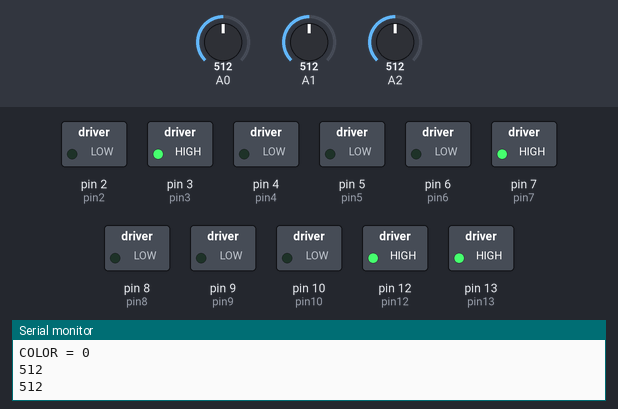
The sketch below on a simulated Arduino Uno, built with avr-gcc and run on an emulated ATmega328P. Parts: switched loads named in the sketch (green lamp = pin HIGH), the last lines printed to the serial monitor. Inputs (shaded band) come from the test bench; at power-on: A2 = 512, A0 = 512, A1 = 512.

Above: at 2.2 s.
2.3 s: A2 set to 680
At 2.85 s:
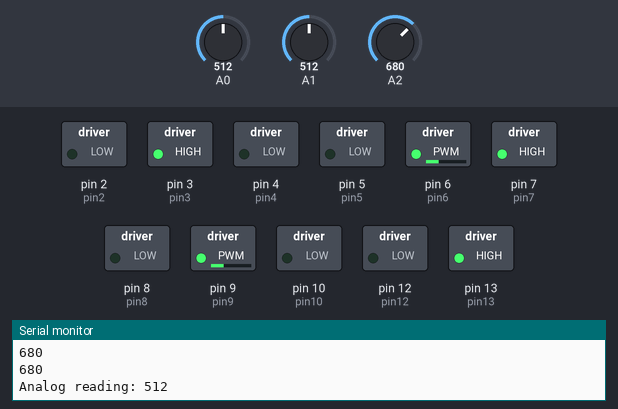
5.3 s: A0 set to 8
8.3 s: A0 set to 5
At 8.92 s:
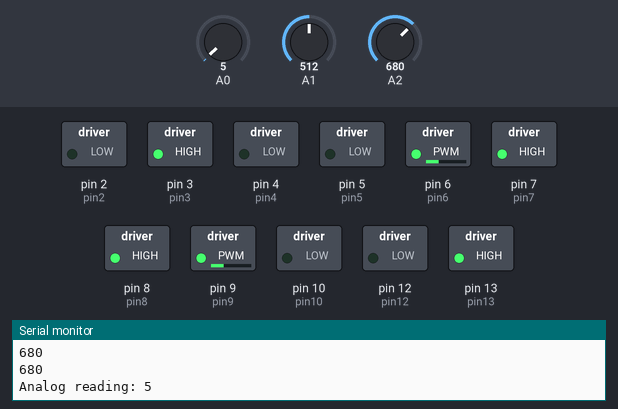
11.3 s: A2 set to 660
At 12.5 s:
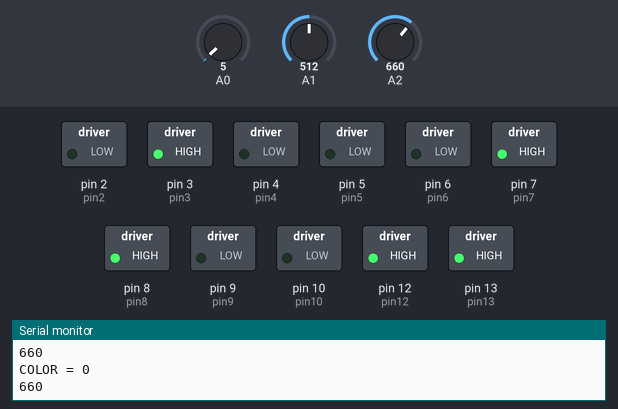
12.8 s: A2 set to 716
At 13.35 s:
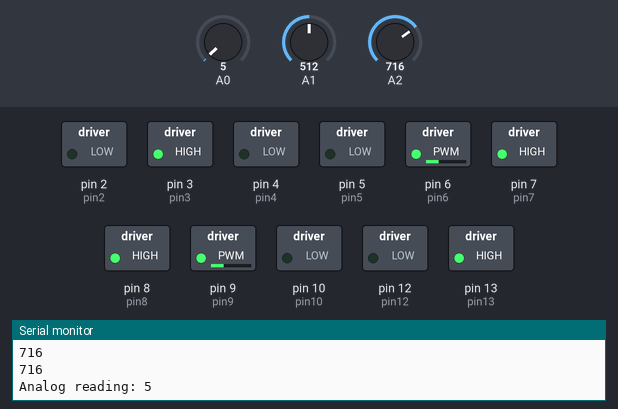
15.8 s: A2 set to 511
At 16.1 s:
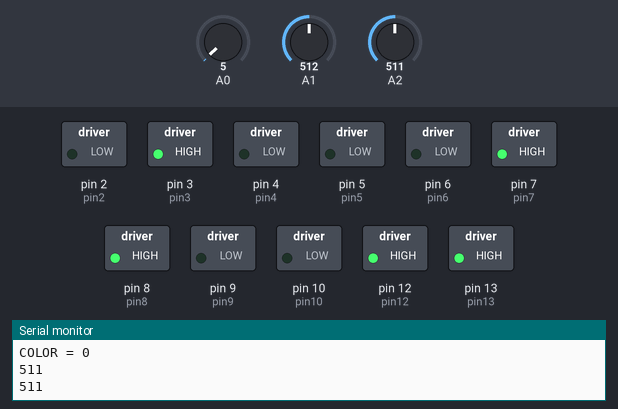
Timing chart, 0 to 18.3 s (numbered marks = the images above; inputs shaded):
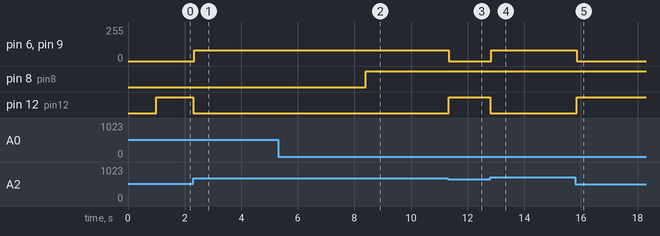

The sketch:

CHALLENGE_5.ino
```cpp
enum State {YELLOW, RED, BLUE, DARK};
State color = DARK;
State prev = DARK;

bool tracking_bool = true;
bool collision_absence = true;

int pin2 = 2; //horn
int pin4 = 4; //headlights
int pin8 = 8;
int pin3 = 3; //power white light
int pin12 = 12; //brake lights
int ambient_light_analog = 0;
int value = 0;

int val1 = 0;

// motor declarations
int pivot_period = 1000;
int turn_period = 1000;
int power = 80;

// motor pins
int pin9 = 9;
int pin10 = 10;
int pin5 = 5;
int pin6 = 6;

// enable pins
int pin13 = 13;
int pin7 = 7;

int counter = 0;

int value1 = 0;
int value2 = 0;
int value3 = 0;
int value4 = 0;


void setup() {
  Serial.begin(9600);
  pinMode(pin3, OUTPUT);
  digitalWrite(pin3, HIGH); // power white LED


  // motor setup
  pinMode(pin13, OUTPUT);
  pinMode(pin9, OUTPUT);
  pinMode(pin10, OUTPUT);
  pinMode(pin5, OUTPUT);
  pinMode(pin6, OUTPUT);
  pinMode(pin7, OUTPUT);
  pinMode(pin8, OUTPUT); //ambient light sensor
  pinMode(pin4, OUTPUT); //headlights
  digitalWrite(pin13, HIGH); // enable1 pin
  digitalWrite(pin7, HIGH); // enable2 pin
  delay(1000);

  //digitalWrite(pin4, HIGH); //headlights
  pinMode(pin12, OUTPUT); //brakes
  //digitalWrite(pin12, HIGH); // power brakes test

  pinMode(pin2, OUTPUT);//horn

  //horn(pin2);

}

void loop() {


//  Serial.print("counter = ");
//  Serial.println(counter);
  if(counter == 0){
    while(collision_absence){
      change_state();
      forward_motion(pin5, pin6, pin10, pin9, power, power, 100);
    }
  }

  if(counter >= 1){
    counter = 0;
    collision_absence = true;
    loop();

  }


  //change_state();
}


//makes the bot move in a straight line and stop whenever it sees a certain color.
void color_avoider(State COLOR){
  int power = 80;
  while(color != COLOR){
    forward_motion(pin5, pin6, pin10, pin9, power, power, 40);
    change_state();
  }
  return;
}


void line_tracker(State COLOR) {
  int power = 80;
  turn_period = 20;
  while(tracking_bool) {
    change_state();

    while ((color == COLOR) && tracking_bool && collision_absence ) {
      turnright(pin5, pin6, pin10, pin9, power, power, turn_period);
      change_state();
    }

    while ((color != COLOR) && tracking_bool && collision_absence) {
      turnleft(pin5, pin6, pin10, pin9, power, power, turn_period);
      change_state();
    }

    while ((color == COLOR) && tracking_bool && collision_absence) {
      turnleft(pin5, pin6, pin10, pin9, power, power, turn_period);
      change_state();
    }

    while ((color != COLOR) && tracking_bool && collision_absence) {
      turnright(pin5, pin6, pin10, pin9, power, power, turn_period);
      change_state();
    }
  }
}

void change_state() {
  collision_absence = true;
  //color sensing
  prev = color;
  value1 = analogRead(A1);
  value2 = analogRead(A1);
  value3 = analogRead(A1);
  value4 = analogRead(A1);

//  if(value1 == value2 and value2 == value3 and value3 == value4){
//    value = value1;
//  }
  value = value1;
 //3rd color sensor Greige
  //delay(300);
  if((value < 65)) {
    color = DARK;
  } else if((65 < value) and (value < 80)) {
    color = BLUE;
  } else if((80 < value) and (value < 110)) {
    color = RED;
  } else if(110 < value) {
    color = YELLOW;
  }
//
  if (prev == YELLOW && color == BLUE) {
    color = YELLOW;
  }
  delay(3);
  Serial.print("COLOR = ");
//  Serial.print(value);
  Serial.println(color);
  //collision sys
  collision_sense();
  if(collision_absence == false){
    counter += 1;
    loop();
  }
//  Serial.println(counter);
  //ambient light sensing
  ambient_light_sense();

//  if(collision_absence == false){
//    digitalWrite(pin12, HIGH);
//  }
//  if(collision_absence == true){
//    digitalWrite(pin12, LOW);
//  }

}


void ambient_light_sense(){
  ambient_light_analog = analogRead(A0);
  Serial.print("Analog reading: ");
  Serial.println(ambient_light_analog);
  if (ambient_light_analog > 7) {
    digitalWrite(8, LOW);
  } else if (ambient_light_analog < 7) {
    digitalWrite(8, HIGH);
    //tracking_bool = false;
  }
}

void collision_sense(){
//  Serial.println(collision_absence);
  //val1 = 0;
  val1 = analogRead(A2);
  Serial.println(val1);


  if (val1 <= 670) {
    val1 = analogRead(A2);
    //Serial.print("LOW");    // sets the output pin initially to LOW
    //Serial.println(val1);
    collision_absence = false;
    digitalWrite(pin12, HIGH); //brake lights

    //if(counter == 0){
      //flash_headlights(pin4);
      //horn(pin2);
    //}
    //counter = 5;
//  Serial.println(val1);
  }
  if (val1 >= 670) {
    val1 = analogRead(A2);
    //Serial.println(val1);
    //Serial.print("HIGH");    // sets output pin HIGH to activate special effects
   // delay(1000);  // waits for a second
    collision_absence = true;
    digitalWrite(pin12, LOW); //brake lights
//    Serial.println(val1);
  }
  Serial.println(val1);
}
// motor control functions
void backward_motion(int rightwheel1, int rightwheel2, int leftwheel1, int leftwheel2, int analogright, int analogleft, int period){
  analogWrite(rightwheel2, 0);
  analogWrite(rightwheel1, analogright);
  analogWrite(leftwheel2, 0);
  analogWrite(leftwheel1, analogleft);
  delay(period);
  analogWrite(rightwheel1, 0);
  analogWrite(rightwheel2, 0);
  analogWrite(leftwheel2, 0);
  analogWrite(leftwheel1, 0);
}

void forward_motion(int rightwheel1, int rightwheel2, int leftwheel1, int leftwheel2, int analogright, int analogleft, int period){
  analogWrite(rightwheel2, analogright);
  analogWrite(rightwheel1, 0);
  analogWrite(leftwheel2, analogleft);
  analogWrite(leftwheel1, 0);
  delay(period);
  analogWrite(rightwheel1, 0);
  analogWrite(rightwheel2, 0);
  analogWrite(leftwheel1, 0);
  analogWrite(leftwheel2, 0);
}

void pivotright(int rightwheel1, int rightwheel2, int leftwheel1, int leftwheel2, int analogright, int analogleft, int period){
  analogWrite(rightwheel2, analogright);
  analogWrite(rightwheel1, 0);
  analogWrite(leftwheel2, 0);
  analogWrite(leftwheel1, analogleft);
  delay(period);
  analogWrite(rightwheel1, 0);
  analogWrite(rightwheel2, 0);
  analogWrite(leftwheel1, 0);
  analogWrite(leftwheel2, 0);
}

void pivotleft(int rightwheel1, int rightwheel2, int leftwheel1, int leftwheel2, int analogright, int analogleft, int period){
  analogWrite(rightwheel2, 0);
  analogWrite(rightwheel1, analogright);
  analogWrite(leftwheel2, analogleft);
  analogWrite(leftwheel1, 0);
  delay(period);
  analogWrite(rightwheel1, 0);
  analogWrite(rightwheel2, 0);
  analogWrite(leftwheel2, 0);
  analogWrite(leftwheel1, 0);
}

void turnright(int rightwheel1, int rightwheel2, int leftwheel1, int leftwheel2, int analogright, int analogleft, int period){
  analogWrite(rightwheel2, analogright);
  analogWrite(rightwheel1, 0);
  analogWrite(leftwheel2, analogleft/4);
  analogWrite(leftwheel1, 0);
  delay(period);
  analogWrite(rightwheel1, 0);
  analogWrite(rightwheel2, 0);
  analogWrite(leftwheel2, 0);
  analogWrite(leftwheel1, 0);
}


void turnleft(int rightwheel1, int rightwheel2, int leftwheel1, int leftwheel2, int analogright, int analogleft, int period){
  analogWrite(rightwheel2, analogright/4);
  analogWrite(rightwheel1, 0);
  analogWrite(leftwheel2, analogleft);
  analogWrite(leftwheel1, 0);
  delay(period);
  analogWrite(rightwheel1, 0);
  analogWrite(rightwheel2, 0);
  analogWrite(leftwheel1, 0);
  analogWrite(leftwheel2, 0);
}

void horn(int pin){
  int i = 0;
  for(i=0; i<150; i++){
    digitalWrite(pin, HIGH);
    delay(5);
    digitalWrite(pin, LOW);
    delay(5);
  }
}


void flash_headlights(int pin){
  int i = 0;
  for(i=0; i<2; i++){
    digitalWrite(pin, HIGH);
    delay(300);
    digitalWrite(pin, LOW);
    delay(500);

    digitalWrite(pin, HIGH);
    delay(300);
    digitalWrite(pin, LOW);
    delay(300);
  }

}

void brake_lights(int pin){
  digitalWrite(pin, HIGH);
  delay(800);
  digitalWrite(pin, LOW);
}
```

Measured:
- the behaviour switches between 7 and 6 on A0 (found by bisection; images 1 and 2)
- after the input at 2.3 s, pin 6 (pin6), pin 9 (pin9): 0/255 → 80/255 at once; pin 12 (pin12): HIGH → LOW at once
- after the input at 8.3 s, pin 8 (pin8): LOW → HIGH after 0.10 s
- after the input at 11.3 s, pin 6 (pin6), pin 9 (pin9): 80/255 → 0/255 at once; pin 12 (pin12): LOW → HIGH at once
- after the input at 12.8 s, pin 6 (pin6), pin 9 (pin9): 0/255 → 80/255 at once; pin 12 (pin12): HIGH → LOW at once
- after the input at 15.8 s, pin 6 (pin6), pin 9 (pin9): 80/255 → 0/255 after 0.06 s; pin 12 (pin12): LOW → HIGH after 0.06 s
